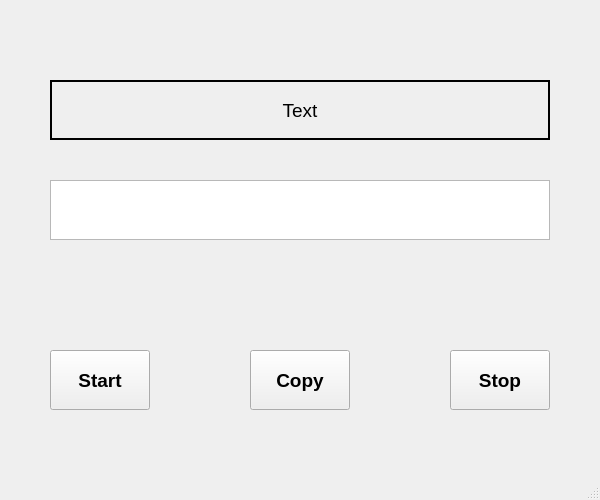
<?xml version="1.0" encoding="UTF-8"?>
<ui version="4.0">
 <class>MainWindow</class>
 <widget class="QMainWindow" name="MainWindow">
  <property name="geometry">
   <rect>
    <x>0</x>
    <y>0</y>
    <width>600</width>
    <height>500</height>
   </rect>
  </property>
  <property name="windowTitle">
   <string>MainWindow</string>
  </property>
  <widget class="QWidget" name="centralwidget">
   <widget class="QPushButton" name="btn_start">
    <property name="enabled">
     <bool>true</bool>
    </property>
    <property name="geometry">
     <rect>
      <x>50</x>
      <y>350</y>
      <width>100</width>
      <height>60</height>
     </rect>
    </property>
    <property name="font">
     <font>
      <pointsize>14</pointsize>
      <weight>75</weight>
      <bold>true</bold>
     </font>
    </property>
    <property name="text">
     <string>Start</string>
    </property>
   </widget>
   <widget class="QPushButton" name="btn_copy">
    <property name="enabled">
     <bool>true</bool>
    </property>
    <property name="geometry">
     <rect>
      <x>250</x>
      <y>350</y>
      <width>100</width>
      <height>60</height>
     </rect>
    </property>
    <property name="font">
     <font>
      <pointsize>14</pointsize>
      <weight>75</weight>
      <bold>true</bold>
     </font>
    </property>
    <property name="text">
     <string>Copy</string>
    </property>
   </widget>
   <widget class="QPushButton" name="btn_stop">
    <property name="enabled">
     <bool>true</bool>
    </property>
    <property name="geometry">
     <rect>
      <x>450</x>
      <y>350</y>
      <width>100</width>
      <height>60</height>
     </rect>
    </property>
    <property name="font">
     <font>
      <pointsize>14</pointsize>
      <weight>75</weight>
      <bold>true</bold>
     </font>
    </property>
    <property name="text">
     <string>Stop</string>
    </property>
   </widget>
   <widget class="QLabel" name="lbl_display">
    <property name="geometry">
     <rect>
      <x>50</x>
      <y>80</y>
      <width>500</width>
      <height>60</height>
     </rect>
    </property>
    <property name="font">
     <font>
      <pointsize>14</pointsize>
     </font>
    </property>
    <property name="frameShape">
     <enum>QFrame::Box</enum>
    </property>
    <property name="lineWidth">
     <number>2</number>
    </property>
    <property name="text">
     <string>Text</string>
    </property>
    <property name="alignment">
     <set>Qt::AlignCenter</set>
    </property>
   </widget>
   <widget class="QPlainTextEdit" name="txtEdit">
    <property name="geometry">
     <rect>
      <x>50</x>
      <y>180</y>
      <width>500</width>
      <height>60</height>
     </rect>
    </property>
    <property name="font">
     <font>
      <pointsize>14</pointsize>
     </font>
    </property>
    <property name="cursor" stdset="0">
     <cursorShape>IBeamCursor</cursorShape>
    </property>
   </widget>
  </widget>
  <widget class="QMenuBar" name="menubar">
   <property name="geometry">
    <rect>
     <x>0</x>
     <y>0</y>
     <width>600</width>
     <height>26</height>
    </rect>
   </property>
  </widget>
  <widget class="QStatusBar" name="statusbar"/>
 </widget>
 <resources/>
 <connections/>
</ui>
